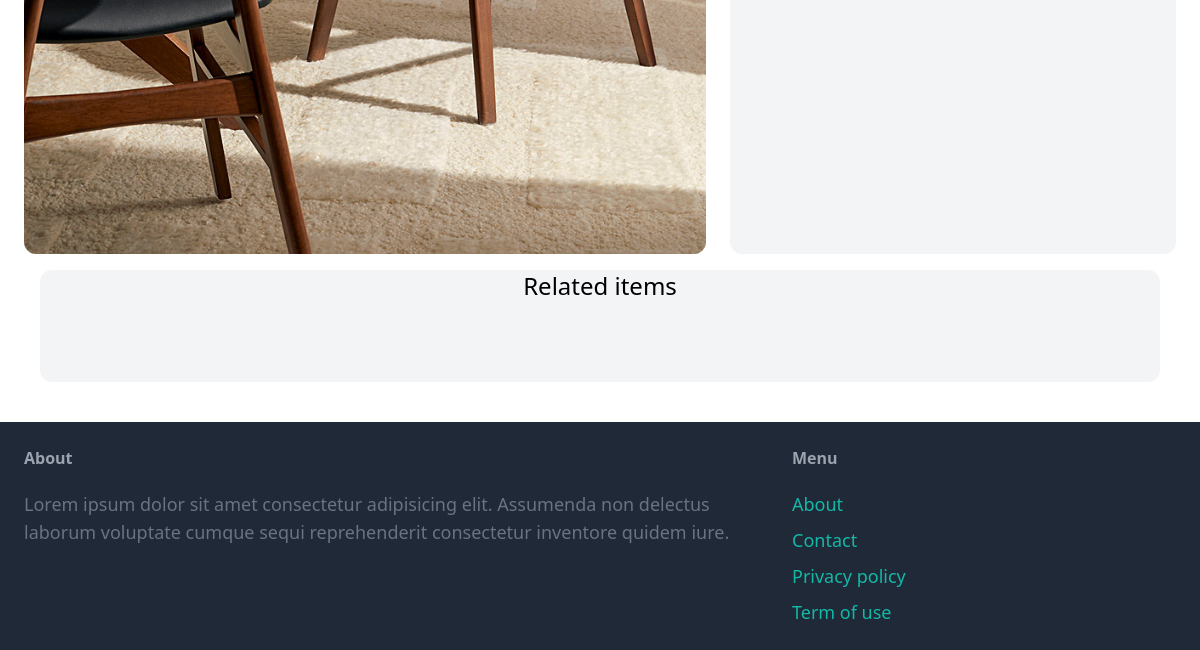
/items/5/ (lower part), run on an earlier commit of the app's database.
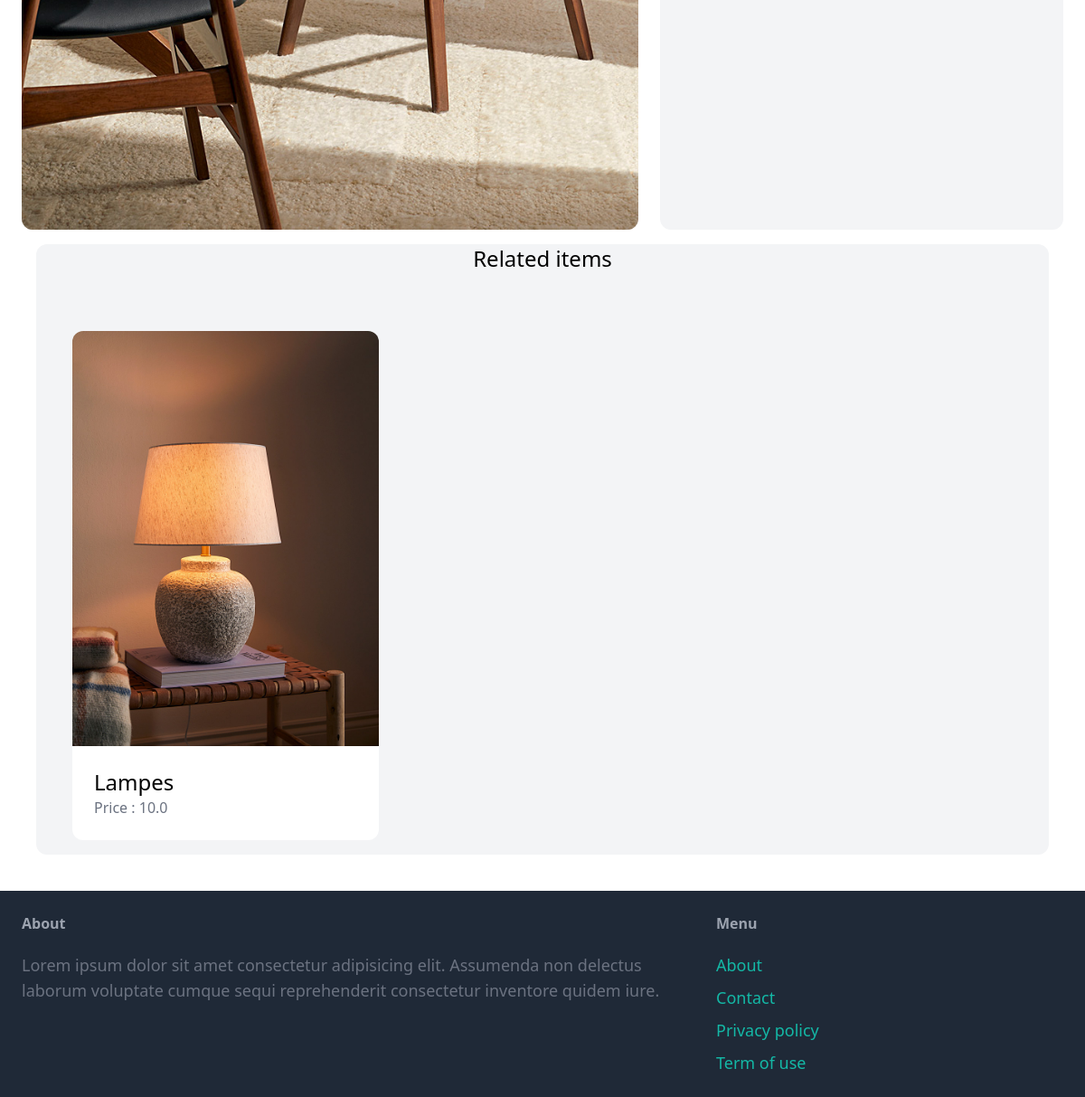
And on a later commit of the database.
### item/models.py (models this page shows, shortened)
class Item(models.Model):
    category = models.ForeignKey(Category, related_name='items', on_delete=models.CASCADE)
    name = models.CharField(max_length=255)
    description = models.TextField(blank=True, null=True)
    price = models.FloatField()
    image = models.ImageField(upload_to='item_images', blank=True, null=True)
    is_sold = models.BooleanField(default=False)
    created_at = models.DateTimeField(auto_now_add=True)
    created_by = models.ForeignKey(User, related_name='items', on_delete=models.CASCADE)

### item/views.py (the view)
# urls.py: path('<int:pk>/', views.detail, name='detail'),
def detail(request, pk):
    item = get_object_or_404(Item, pk=pk)
    related_items = Item.objects.filter(category= item.category).exclude(pk=pk)[0:3]
    return render(request, 'item/detail.html',{
        'item': item,
        'related_items': related_items
    })

### item/templates/item/detail.html (shortened to what this page needs)
{% extends 'core/base.html' %}
{% block content %}
<div class="grid grid-cols-5 gap-6">
    <div class="col-span-3">
        <img src="{{ item.image.url }}" class="rounded-xl">
    </div>
    <div class="col-span-2 p-6 bg-gray-100 rounded-xl">
    </div>
</div>
<div class="mt-6 px-6 px-12 bg-gray-100 rounded-xl" style="margin: 1rem;">
    <h2 class="mb-12 text-2xl text-center">Related items</h2>
    <div class="grid grid-cols-3 gap-3" style="padding: 1rem;">
        {% for item in related_items %}
        <div>
            <a href="{% url 'item:detail' item.id %}">
                <div>
                    <img src="{{ item.image.url }}" class="rounded-t-xl">
                </div>
                <div class="p-6 bg-white rounded-b-xl">
                    <h2 class="text-2xl">{{ item.name }}</h2>
                    <p class="text-gray-500">Price : {{ item.price }}</p>
                </div>
            </a>
        </div>
        {% endfor %}
    </div>
</div>
{% endblock %}

What changed in the data, as far as the page shows it:
added Item: image (picture), name "Lampes", price "10.0"
